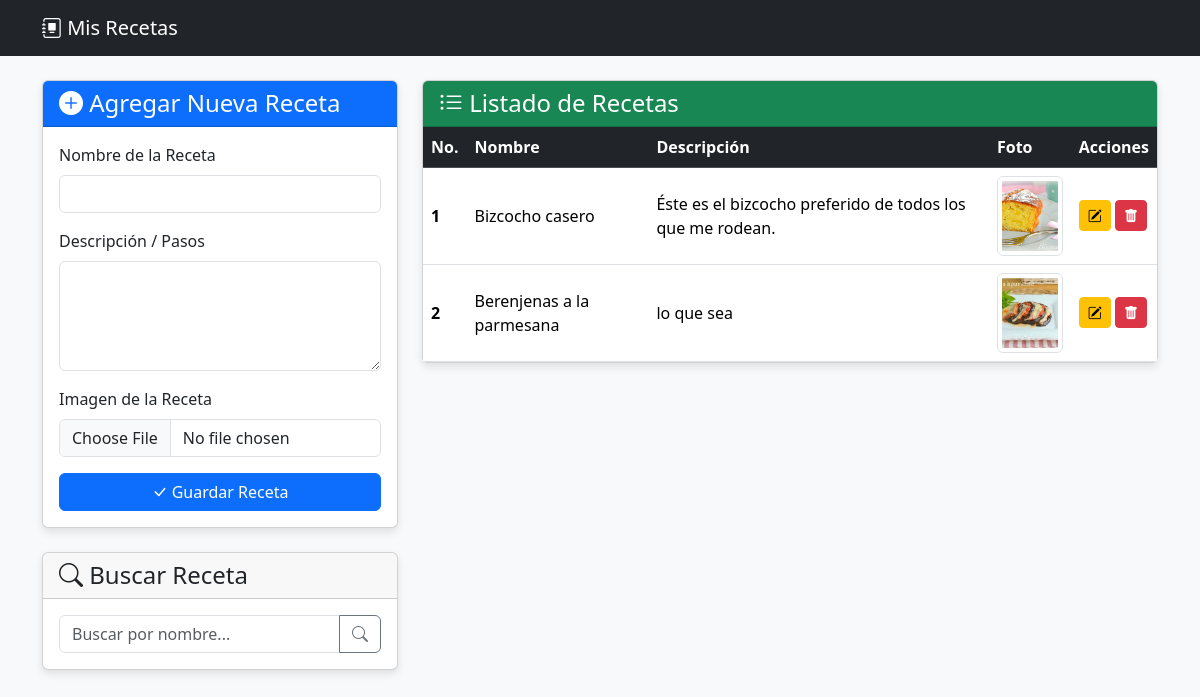
Before: / with the older database file.
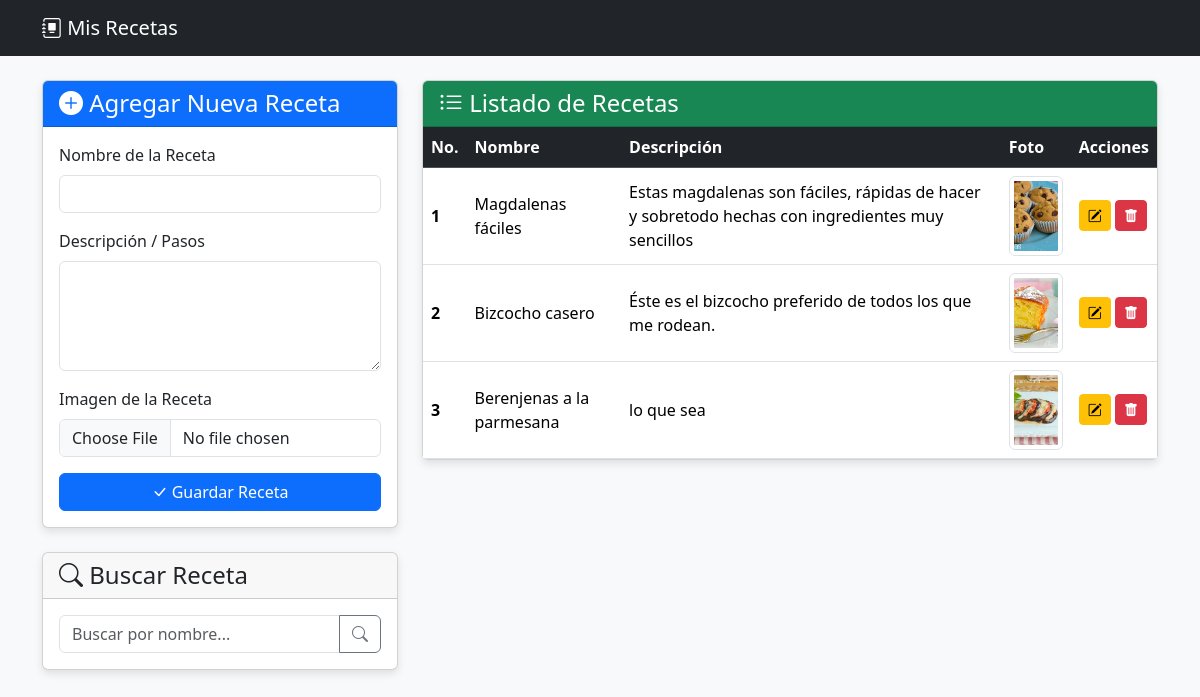
After: the same page with the newer database file.
### app_receta/models.py (models this page shows, shortened)
class Receta(models.Model):
    user = models.ForeignKey(User, on_delete=models.SET_NULL, null=True, blank=True)
    nombre_receta = models.CharField(max_length=100)
    descripcion_receta = models.TextField()
    imagen_receta = models.ImageField(upload_to="recetas", null=True, blank=True)
    ver_contar_receta = models.PositiveIntegerField(default=1)

### app_receta/views.py (the view, shortened to what this page needs)
# urls.py: path('', views.recetas, name='recetas'),
def recetas(request):
    busqueda = request.GET.get("buscar")
    lista_recetas = Receta.objects.all().order_by('-id') # Ordena por más reciente
    if busqueda:
        lista_recetas = Receta.objects.filter(
            nombre_receta__icontains=busqueda
        ).distinct()
    return render(request, "receta.html", {"recetas": lista_recetas})

### app_receta/templates/receta.html (shortened to what this page needs)
{% extends 'base.html' %}
{% block content %}
<div class="row">
    <div class="col-md-4">
        <div class="card mb-4">
            <div class="card-header bg-primary text-white">
                <h4 class="mb-0"><i class="bi bi-plus-circle-fill"></i> Agregar Nueva Receta</h4>
            </div>
            <div class="card-body">
                <form method="post" enctype="multipart/form-data">
                    <div class="mb-3">
                        <label for="nombre_receta" class="form-label">Nombre de la Receta</label>
                        <input type="text" class="form-control" name="nombre_receta" required>
                    </div>
                    <div class="mb-3">
                        <label for="descripcion_receta" class="form-label">Descripción / Pasos</label>
                        <textarea class="form-control" name="descripcion_receta" rows="4" required></textarea>
                    </div>
                    <div class="mb-3">
                        <label for="imagen_receta" class="form-label">Imagen de la Receta</label>
                        <input type="file" class="form-control" name="imagen_receta" accept="image/*">
                    </div>
                    <button type="submit" class="btn btn-primary w-100"><i class="bi bi-check-lg"></i> Guardar Receta</button>
                </form>
            </div>
        </div>
        <div class="card">
            <div class="card-header">
                <h4 class="mb-0"><i class="bi bi-search"></i> Buscar Receta</h4>
            </div>
            <div class="card-body">
                <form method="get">
                    <div class="input-group">
                        <input type="text" class="form-control" name="buscar" placeholder="Buscar por nombre...">
                        <button class="btn btn-outline-secondary" type="submit"><i class="bi bi-search"></i></button>
                    </div>
                </form>
            </div>
        </div>
    </div>
    <div class="col-md-8">
        <div class="card">
            <div class="card-header bg-success text-white">
                <h4 class="mb-0"><i class="bi bi-list-ul"></i> Listado de Recetas</h4>
            </div>
            <div class="table-responsive">
                <table class="table table-hover align-middle mb-0">
                    <thead class="table-dark">
                        <tr>
                            <th scope="col">No.</th>
                            <th scope="col">Nombre</th>
                            <th scope="col">Descripción</th>
                            <th scope="col">Foto</th>
                            <th scope="col">Acciones</th>
                        </tr>
                    </thead>
                    <tbody>
                        {% for receta in recetas %}
                        <tr>
                            <th scope="row">{{ forloop.counter }}</th>
                            <td>{{ receta.nombre_receta }}</td>
                            <td>{{ receta.descripcion_receta|truncatewords:15 }}</td>
                            <td>
                                {% if receta.imagen_receta %}
                                    <img src="{{ receta.imagen_receta.url }}" alt="{{ receta.nombre_receta }}" class="img-thumbnail img-thumbnail-custom">
                                {% else %}
                                    <span class="text-muted">Sin imagen</span>
                                {% endif %}
                            </td>
                            <td>
                                <a href="{% url 'actualizar_receta' receta.id %}" class="btn btn-warning btn-sm" title="Editar">
                                    <i class="bi bi-pencil-square"></i>
                                </a>
                                <a href="{% url 'borrar_receta' receta.id %}" class="btn btn-danger btn-sm" onclick="return confirm('¿Estás seguro de que quieres eliminar esta receta?');" title="Eliminar">
                                    <i class="bi bi-trash-fill"></i>
                                </a>
                            </td>
                        </tr>
                        {% empty %}
                        <tr>
                            <td colspan="5" class="text-center text-muted">No hay recetas registradas.</td>
                        </tr>
                        {% endfor %}
                    </tbody>
                </table>
            </div>
        </div>
    </div>
</div>
{% endblock %}

### app_receta/templates/base.html (shortened to what this page needs)
<!DOCTYPE html>
<html lang="es">
<head>
    <link href="https://cdn.jsdelivr.net/npm/bootstrap@5.3.2/dist/css/bootstrap.min.css" rel="stylesheet">
    <link rel="stylesheet" href="https://cdn.jsdelivr.net/npm/bootstrap-icons@1.11.1/font/bootstrap-icons.css">
</head>
<body>
    <nav class="navbar navbar-expand-lg navbar-dark bg-dark">
        <div class="container">
            <a class="navbar-brand" href="{% url 'recetas' %}">
                <i class="bi bi-journal-album"></i> Mis Recetas
            </a>
        </div>
    </nav>
    <main class="container mt-4">
        {% block content %}{% endblock %}
    </main>
</body>
</html>

### app_receta/templates/base.html (style rules this page uses)
body { background-color: #f8f9fa; }
.card { box-shadow: 0 4px 8px rgba(0,0,0,0.1); }
.img-thumbnail-custom { width: 80px; height: 80px; object-fit: cover; }

Changed rows visible on the page:
added Receta: nombre_receta "Magdalenas fáciles", descripcion_receta "Estas magdalenas son fáciles, rápidas de hacer y sobretodo hechas con ingredientes muy sencillos", imagen_receta (picture)
